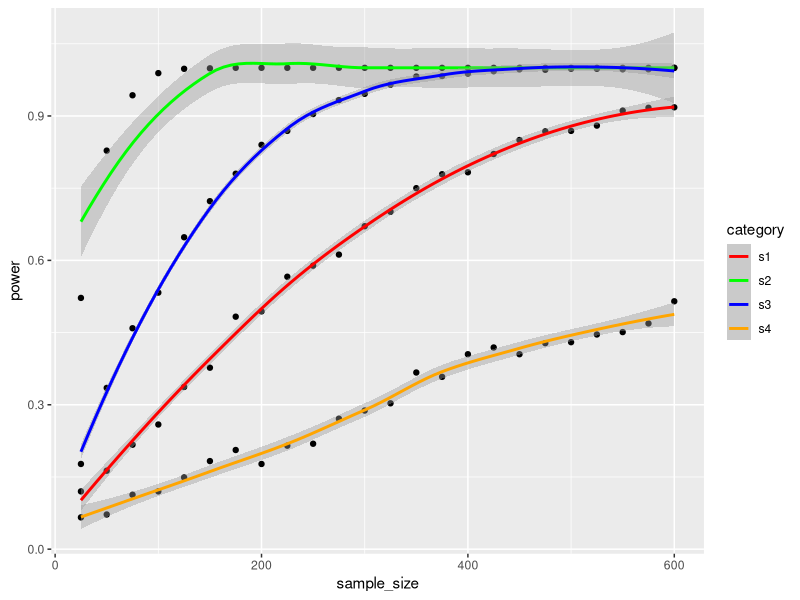

This figure's R source:
## ---- chunk 1
knitr::opts_chunk$set(echo = TRUE)
## ---- chunk 2
library(data.table)
install.packages('sandwich')
library(sandwich)
install.packages('lmtest')
library(lmtest)

library(ggplot2)
## ---- chunk 3
analyze_power <- function(pay_proportion_treat, ctrl_mean, ctrl_sd, n, num_loops, treat_proportion=0.5){
  # pay_proportion_difference as decimal proportion (i.e., 0.9 for treatment 
  # making 90% of what control makes) 
  # treat_proportion also as decimal proportion
  
  p_vals <- rep(NA, num_loops)
  
  for(i in 1:num_loops){
    # set up data
    treat_size <- round(n * treat_proportion, 0)
    ctrl_size <- n - treat_size
    treat_x <- rep(1, treat_size)
    ctrl_x <- rep(0, ctrl_size)
    treat_y <- rnorm(treat_size, ctrl_mean*pay_proportion_treat, ctrl_sd*pay_proportion_treat)
    ctrl_y <- rnorm(ctrl_size, ctrl_mean, ctrl_sd)
    d <- data.table(condition = c(treat_x, ctrl_x), outcome = c(treat_y, ctrl_y))
    
    # make the linear model and extract the p-value
    mod <- lm(outcome ~ condition, data = d)
    p_vals[i] <- summary(mod)$coefficients[2, 4]
    #print(summary(mod))
  
  }
  
  # return proportion of p values <= .05
  #print(p_vals)
  mean(p_vals <= 0.05, na.rm = TRUE)
  
}
## ---- chunk 4
multi_n <- function(sample_size_vector, pay_proportion_treat, ctrl_mean, ctrl_sd, num_loops, treat_proportion=0.5){
  
  dt <- data.table(id=c(1:length(sample_size_vector)), sample_size=rep(0.0, length(sample_size_vector)), power=rep(0.0, length(sample_size_vector)))
  
  for(i in 1:length(sample_size_vector)){
    pow <- analyze_power(pay_proportion_treat, ctrl_mean, ctrl_sd, sample_size_vector[i], num_loops, treat_proportion)
    
    dt[id==i, sample_size := sample_size_vector[i]]
    dt[id==i, power := pow]
  }
  
  dt$power
}
## ---- chunk 5
samples <- seq(25, 600, 25)
scenario_1 <- data.table(sample_size = samples, 
                         power = multi_n(samples, .9, 215000, 81000, 1000, 0.5),
                         category = rep('s1', length(samples))
                         )
scenario_2 <- data.table(sample_size = samples,
                         power = multi_n(samples, .9, 200000, 25000, 1000, 0.5),
                         category = rep('s2', length(samples))
                         )
scenario_3 <- data.table(sample_size = samples,
                         power = multi_n(samples, .9, 200000, 50000, 1000, 0.5),
                         category = rep('s3', length(samples))
                         )
scenario_4 <- data.table(sample_size = samples,
                         power = multi_n(samples, .98, 200000, 25000, 1000, 0.5),
                         category = rep('s4', length(samples))
                         )

scenarios <- rbindlist(list(scenario_1, scenario_2, scenario_3, scenario_4))

ggplot(data=scenarios, aes(x=sample_size)) +
  geom_point(aes(y=power)) +
  geom_smooth(aes(y=power, colour=category)) +
  scale_colour_manual(values = c('red', 'green', 'blue', 'orange'))
